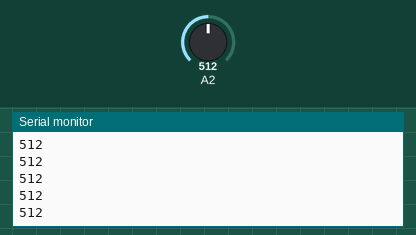
The sketch below on a simulated Arduino Uno, built with avr-gcc and run on an emulated ATmega328P. Shown: the last lines printed to the serial monitor. Inputs (shaded band) come from the test bench; at power-on: A2 = 512.

Above: at 1.2 s.
1.3 s: A2 set to 716
At 2.0 s:
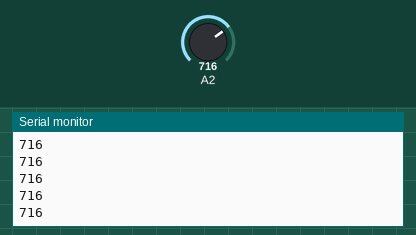
2.8 s: A2 set to 900
At 3.6 s:
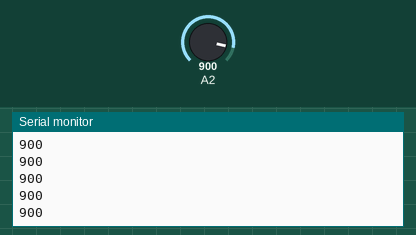
Timing chart, 0 to 5.8 s (numbered marks = the images above; inputs shaded):
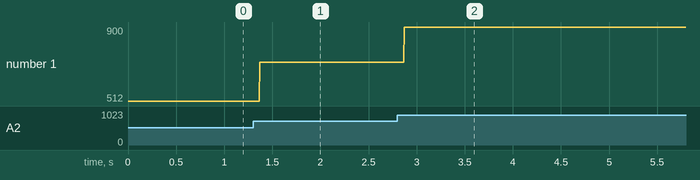

Measured:
- after the input at 1.3 s, the serial monitor: prints a new line after 0.07 s (image 1)
- after the input at 2.8 s, the serial monitor: prints a new line after 0.07 s (image 2)
- plotted number 1: 512 → 716 after the input at 1.3 s, 716 → 900 after the input at 2.8 s

The sketch:

Ej_sensor_luz.ino
```cpp
//Sencillo programa para medir un sensor de luz y retransmitir los datos obtenidos por el puerto serie

int lectura;              //Variable para la lectura del pin analógico

void setup()
{
  Serial.begin(9600);  //Velocidad del canal 9600 baudios
}

void loop()
{
   lectura=analogRead(A2);    //Realiza una conversión del valor analógico de voltaje obtenido
   Serial.println(lectura);   //Retransmite los datos en valores decimales
}
```
